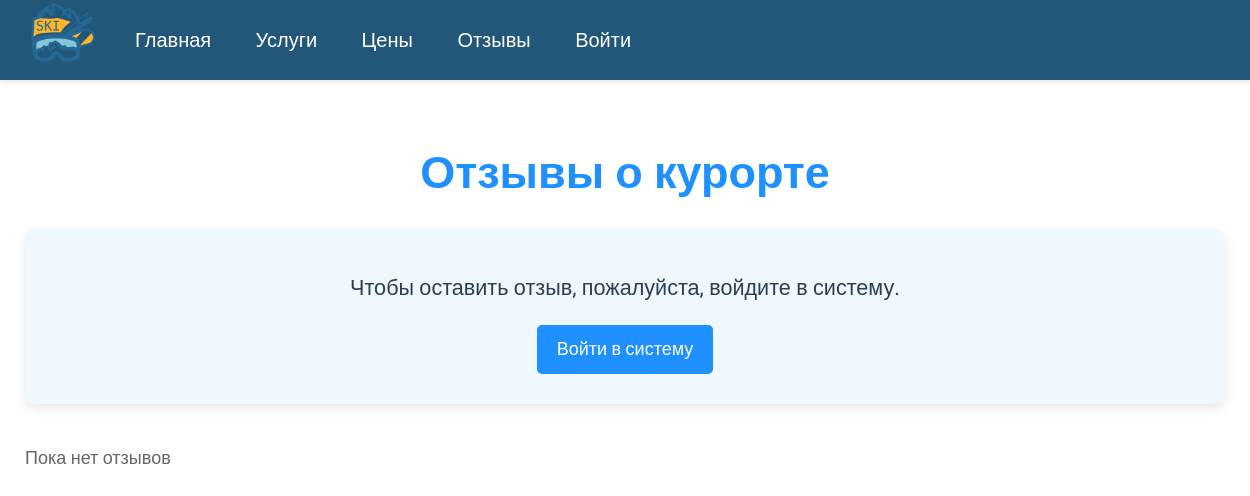
The page /reviews/ on the database as committed earlier.
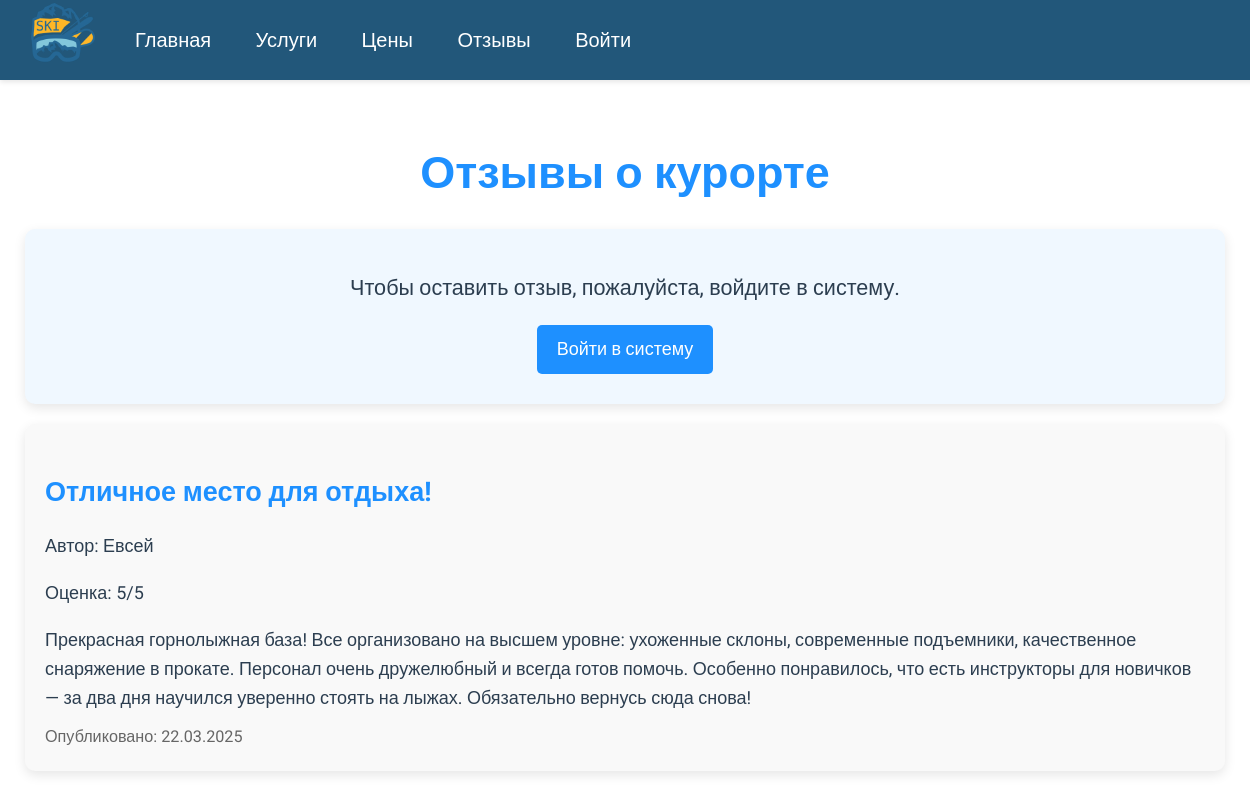
The same page on the database as committed later.
### core/models.py (models this page shows, shortened)
class Review(models.Model):
    user = models.ForeignKey('CustomUser', on_delete=models.CASCADE, verbose_name="Пользователь")
    title = models.CharField(max_length=100, verbose_name="Заголовок")
    content = models.TextField(verbose_name="Содержание")
    rating = models.IntegerField(choices=[(i, i) for i in range(1, 6)], verbose_name="Оценка")
    created_at = models.DateTimeField(auto_now_add=True, verbose_name="Дата создания")
    approved = models.BooleanField(default=False, verbose_name="Одобрено")
    class Meta:
        verbose_name = "Отзыв"
        verbose_name_plural = "Отзывы"

class CustomUser(AbstractUser):
    username = models.CharField(max_length=150, unique=True, verbose_name="Имя пользователя")
    phone_number = models.CharField(max_length=15, unique=True, verbose_name="Номер телефона")
    first_name = models.CharField(max_length=30, blank=True, verbose_name="Имя")
    last_name = models.CharField(max_length=30, blank=True, verbose_name="Фамилия")
    USERNAME_FIELD = 'phone_number'  # Оставляем phone_number как поле для аутентификации
    REQUIRED_FIELDS = ['first_name', 'username']  # Добавляем username в обязательные поля
    objects = CustomUserManager()
    class Meta:
        verbose_name = "Пользователь"
        verbose_name_plural = "Пользователи"

### core/views.py (the view)
# urls.py: path('reviews/', views.review_list, name='review_list'),
def review_list(request):
    reviews = Review.objects.filter(approved=True).order_by('-created_at')
    return render(request, 'review_list.html', {'reviews': reviews})

### core/templates/review_list.html (shortened to what this page needs)
{% extends 'base.html' %}
{% block content %}
<div class="container">
    <h2>Отзывы о курорте</h2>
    {% if user.is_authenticated %}
        <a href="{% url 'create_review' %}" class="btn btn-primary">Оставить отзыв</a>
    {% else %}
        <div class="login-prompt">
            <p>Чтобы оставить отзыв, пожалуйста, войдите в систему.</p>
            <a href="{% url 'login' %}" class="btn-login">Войти в систему</a>
        </div>
    {% endif %}
    <div class="reviews-container">
        {% for review in reviews %}
            <div class="review-card">
                <h3>{{ review.title }}</h3>
                <p>Автор: {{ review.user.first_name }} {{ review.user.last_name }}</p>
                <p>Оценка: {{ review.rating }}/5</p>
                <p>{{ review.content }}</p>
                <small>Опубликовано: {{ review.created_at|date:"d.m.Y" }}</small>
            </div>
        {% empty %}
            <p class="empty-message">Пока нет отзывов</p>
        {% endfor %}
    </div>
</div>
{% endblock %}

Rows that differ between the two databases and show on the page:
added Review: title "Отличное место для отдыха!", user.first_name "Евсей", rating "5", content "Прекрасная горнолыжная база! Все организовано на высшем уровне: ухоженные склоны, современные подъемники, качественное снаряжение в прокате. Персонал очень дружелюбный и всегда готов помочь. Особенно понравилось, что есть инструкторы для новичков — за два дня научился уверенно стоять на лыжах. Обязательно вернусь сюда снова!", created_at "22.03.2025"
Other text that changed with them:
text no longer shown: "Пока нет отзывов"
